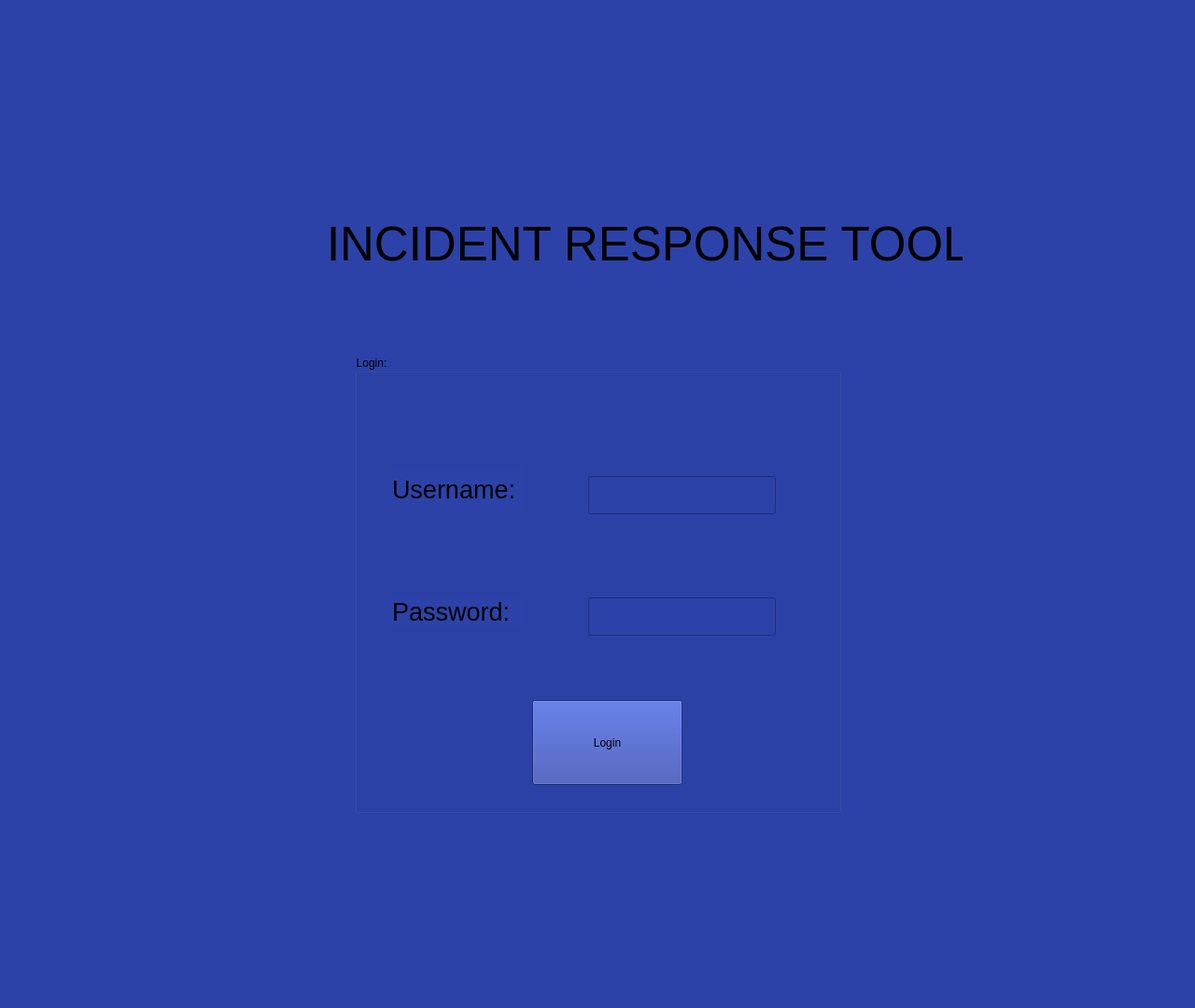
<?xml version="1.0" encoding="UTF-8"?>
<ui version="4.0">
 <class>MainWindow</class>
 <widget class="QMainWindow" name="MainWindow">
  <property name="geometry">
   <rect>
    <x>0</x>
    <y>0</y>
    <width>1280</width>
    <height>1080</height>
   </rect>
  </property>
  <property name="windowTitle">
   <string>MainWindow</string>
  </property>
  <widget class="QWidget" name="centralwidget">
   <property name="styleSheet">
    <string notr="true">background-color: #2d42a8;</string>
   </property>
   <widget class="QLabel" name="label">
    <property name="geometry">
     <rect>
      <x>350</x>
      <y>120</y>
      <width>681</width>
      <height>281</height>
     </rect>
    </property>
    <property name="font">
     <font>
      <pointsize>38</pointsize>
     </font>
    </property>
    <property name="text">
     <string>INCIDENT RESPONSE TOOL</string>
    </property>
   </widget>
   <widget class="QGroupBox" name="groupBox">
    <property name="geometry">
     <rect>
      <x>380</x>
      <y>380</y>
      <width>521</width>
      <height>491</height>
     </rect>
    </property>
    <property name="styleSheet">
     <string notr="true">color: &quot;white&quot;;</string>
    </property>
    <property name="title">
     <string>Login:</string>
    </property>
    <widget class="QLabel" name="label_2">
     <property name="geometry">
      <rect>
       <x>40</x>
       <y>119</y>
       <width>141</width>
       <height>51</height>
      </rect>
     </property>
     <property name="font">
      <font>
       <pointsize>20</pointsize>
      </font>
     </property>
     <property name="text">
      <string>Username:</string>
     </property>
    </widget>
    <widget class="QLabel" name="label_3">
     <property name="geometry">
      <rect>
       <x>40</x>
       <y>260</y>
       <width>141</width>
       <height>31</height>
      </rect>
     </property>
     <property name="font">
      <font>
       <pointsize>20</pointsize>
      </font>
     </property>
     <property name="text">
      <string>Password:</string>
     </property>
    </widget>
    <widget class="QPushButton" name="loginButton">
     <property name="geometry">
      <rect>
       <x>190</x>
       <y>370</y>
       <width>161</width>
       <height>91</height>
      </rect>
     </property>
     <property name="text">
      <string>Login</string>
     </property>
    </widget>
    <widget class="QLineEdit" name="userName">
     <property name="geometry">
      <rect>
       <x>250</x>
       <y>130</y>
       <width>201</width>
       <height>41</height>
      </rect>
     </property>
    </widget>
    <widget class="QLineEdit" name="passWordInfo">
     <property name="geometry">
      <rect>
       <x>250</x>
       <y>260</y>
       <width>201</width>
       <height>41</height>
      </rect>
     </property>
    </widget>
   </widget>
  </widget>
  <widget class="QMenuBar" name="menubar">
   <property name="geometry">
    <rect>
     <x>0</x>
     <y>0</y>
     <width>1280</width>
     <height>21</height>
    </rect>
   </property>
  </widget>
 </widget>
 <resources/>
 <connections/>
</ui>
